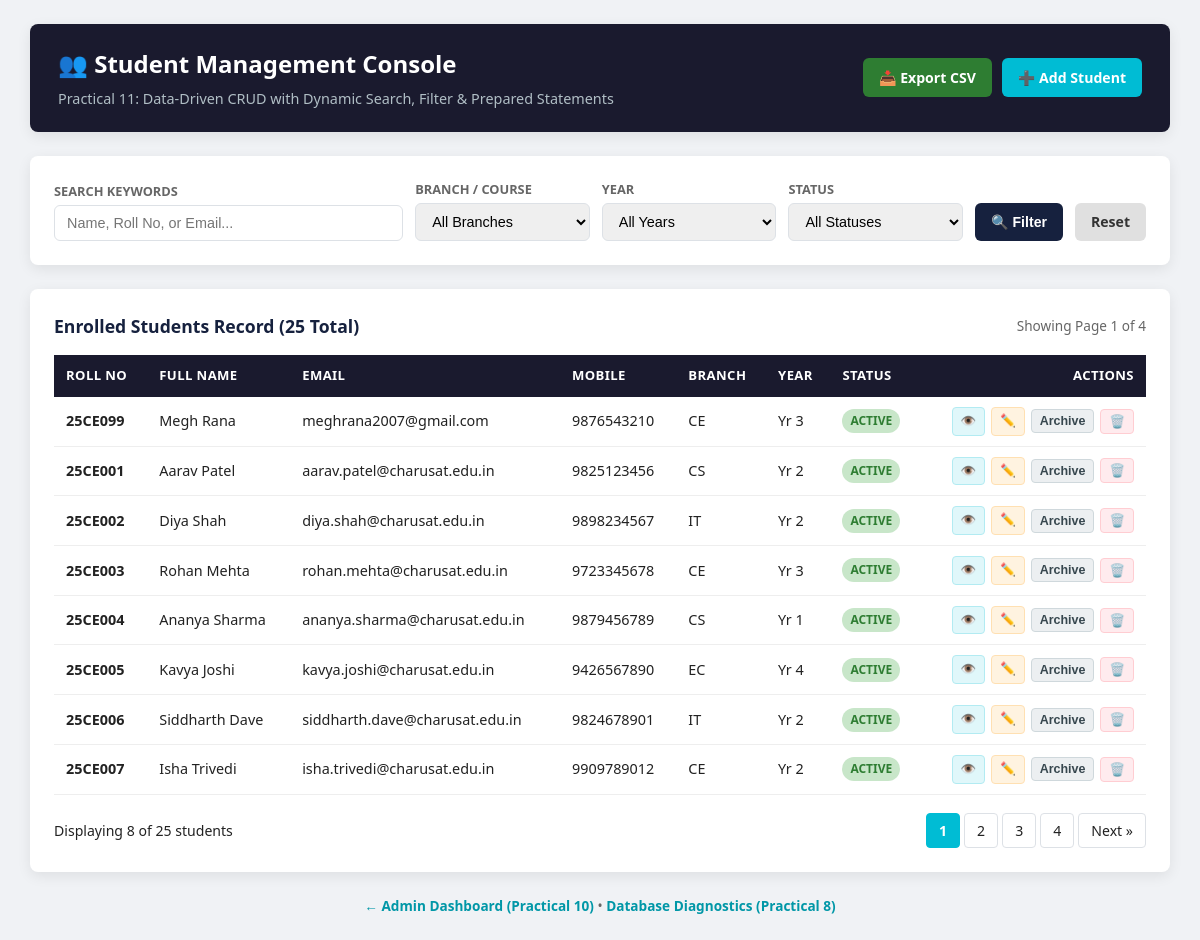
The page / on the database its author committed.
### tables this page shows
CREATE TABLE IF NOT EXISTS `students` (
  `id` INT AUTO_INCREMENT PRIMARY KEY,
  `roll_no` VARCHAR(20) NOT NULL UNIQUE,
  `fullname` VARCHAR(100) NOT NULL,
  `email` VARCHAR(100) NOT NULL UNIQUE,
  `mobile` VARCHAR(15) NOT NULL,
  `gender` ENUM('male', 'female', 'other') NOT NULL,
  `course` VARCHAR(50) NOT NULL,
  `year` TINYINT UNSIGNED NOT NULL,
  `status` ENUM('active', 'inactive') NOT NULL DEFAULT 'active',
  `created_at` TIMESTAMP DEFAULT CURRENT_TIMESTAMP,
  `updated_at` TIMESTAMP DEFAULT CURRENT_TIMESTAMP ON UPDATE CURRENT_TIMESTAMP,
  INDEX `idx_course_year` (`course`, `year`),
  INDEX `idx_status` (`status`)
);

### index.php (the view, shortened to what this page needs)
<?php
$search = trim($_GET['search'] ?? '');
$page   = max(1, (int)($_GET['page'] ?? 1));
$limit  = 8;
$offset = ($page - 1) * $limit;
$students = [];
$totalRows = 0;
$totalPages = 1;
try {
    $pdo = getDBConnection();
    $conditions = [];
    $params = [];
    $whereSql = !empty($conditions) ? "WHERE " . implode(" AND ", $conditions) : "";
    $countSql = "SELECT COUNT(*) FROM students {$whereSql}";
    $countStmt = $pdo->prepare($countSql);
    $countStmt->execute($params);
    $totalRows = (int)$countStmt->fetchColumn();
    $totalPages = max(1, ceil($totalRows / $limit));
    $sql = "SELECT id, roll_no, fullname, email, mobile, gender, course, year, status, created_at
            FROM students
            {$whereSql}
            ORDER BY id ASC
            LIMIT {$limit} OFFSET {$offset}";
    $stmt = $pdo->prepare($sql);
    $stmt->execute($params);
    $students = $stmt->fetchAll();
} catch (Exception $e) {
    error_log("[Practical-11 CRUD Error]: " . $e->getMessage());
    $dbError = $e->getMessage();
}
function buildQueryString(array $override = []): string {
    $current = $_GET;
    foreach ($override as $k => $v) {
        if ($v === null) {
            unset($current[$k]);
        } else {
            $current[$k] = $v;
        }
    }
    return http_build_query($current);
}
?>
<!DOCTYPE html>
<html lang="en">
<head>
</head>
<body>
    <div class="container">
        <header>
            <div>
                <h1>👥 Student Management Console</h1>
                <p>Practical 11: Data-Driven CRUD with Dynamic Search, Filter & Prepared Statements</p>
            </div>
            <div class="header-actions">
                <a href="export_csv.php?<?= htmlspecialchars(buildQueryString()) ?>" class="btn btn-export" title="Export current filtered view to CSV">
                    📥 Export CSV
                </a>
                <a href="add_student.php" class="btn btn-primary">
                    ➕ Add Student
                </a>
            </div>
        </header>
        <div class="card">
            <form method="GET" action="index.php" class="filter-form">
                <div class="form-group">
                    <label for="search">Search Keywords</label>
                    <input type="text" id="search" name="search" placeholder="Name, Roll No, or Email..." value="<?= htmlspecialchars($search) ?>">
                </div>
                <div class="form-group">
                    <label for="course">Branch / Course</label>
                    <select id="course" name="course">
                        <option value="">All Branches</option>
                    </select>
                </div>
                <div class="form-group">
                    <label for="year">Year</label>
                    <select id="year" name="year">
                        <option value="">All Years</option>
                    </select>
                </div>
                <div class="form-group">
                    <label for="status">Status</label>
                    <select id="status" name="status">
                        <option value="">All Statuses</option>
                    </select>
                </div>
                <button type="submit" class="btn btn-filter">🔍 Filter</button>
                <a href="index.php" class="btn btn-reset">Reset</a>
            </form>
        </div>
        <div class="card">
            <div style="display:flex; justify-content:space-between; align-items:center; margin-bottom:12px;">
                <h3 style="margin:0; font-size:1.1rem; color:var(--color-primary-lt);">
                    Enrolled Students Record (<?= $totalRows ?> Total)
                </h3>
                <span style="font-size:0.85rem; color:var(--color-muted);">
                    Showing Page <?= $page ?> of <?= $totalPages ?>
                </span>
            </div>
            <div class="table-responsive">
                <table>
                    <thead>
                        <tr>
                            <th>Roll No</th>
                            <th>Full Name</th>
                            <th>Email</th>
                            <th>Mobile</th>
                            <th>Branch</th>
                            <th>Year</th>
                            <th>Status</th>
                            <th style="text-align:right;">Actions</th>
                        </tr>
                    </thead>
                    <tbody>
                        <?php if (!empty($students)): ?>
                            <?php foreach ($students as $s): ?>
                            <tr>
                                <td><strong><?= htmlspecialchars($s['roll_no']) ?></strong></td>
                                <td><?= htmlspecialchars($s['fullname']) ?></td>
                                <td><?= htmlspecialchars($s['email']) ?></td>
                                <td><?= htmlspecialchars($s['mobile']) ?></td>
                                <td><?= htmlspecialchars(strtoupper(str_replace('btech-', '', $s['course']))) ?></td>
                                <td>Yr <?= htmlspecialchars((string)$s['year']) ?></td>
                                <td>
                                    <span class="badge <?= $s['status'] === 'active' ? 'badge-active' : 'badge-inactive' ?>">
                                        <?= htmlspecialchars(ucfirst($s['status'])) ?>
                                    </span>
                                </td>
                                <td style="text-align:right;">
                                    <div class="row-actions" style="justify-content: flex-end;">
                                        <a href="view_student.php?id=<?= $s['id'] ?>" class="btn-sm btn-view" title="View Student Profile">
                                            👁️
                                        </a>
                                        <a href="edit_student.php?id=<?= $s['id'] ?>" class="btn-sm btn-edit" title="Edit Student">
                                            ✏️
                                        </a>
                                        <?php if ($s['status'] === 'active'): ?>
                                            <form action="delete_student.php" method="POST" style="display:inline;" onsubmit="return confirm('Soft-delete this student (status will become Inactive)?');">
                                                <button type="submit" class="btn-sm btn-toggle" title="Soft Delete (Toggle to Inactive)">
                                                    Archive
                                                </button>
                                            </form>
                                        <?php endif; ?>
                                        <form action="delete_student.php" method="POST" style="display:inline;" onsubmit="return confirm('WARNING: Permanently delete student <?= htmlspecialchars($s['roll_no']) ?>? This cannot be undone.');">
                                            <button type="submit" class="btn-sm btn-del" title="Permanent Delete">
                                                🗑️
                                            </button>
                                        </form>
                                    </div>
                                </td>
                            </tr>
                            <?php endforeach; ?>
                        <?php endif; ?>
                    </tbody>
                </table>
            </div>
            <?php if ($totalPages > 1): ?>
            <div class="pagination-bar">
                <span>Displaying <?= count($students) ?> of <?= $totalRows ?> students</span>
                <div class="page-links">
                    <?php for ($i = 1; $i <= $totalPages; $i++): ?>
                        <a href="index.php?<?= htmlspecialchars(buildQueryString(['page' => $i])) ?>"
                           class="page-link <?= ($i === $page) ? 'active' : '' ?>">
                            <?= $i ?>
                        </a>
                    <?php endfor; ?>
                    <?php if ($page < $totalPages): ?>
                        <a href="index.php?<?= htmlspecialchars(buildQueryString(['page' => $page + 1])) ?>" class="page-link">Next &raquo;</a>
                    <?php endif; ?>
                </div>
            </div>
            <?php endif; ?>
        </div>
        <div style="text-align:center; margin-top:16px; font-size:0.85rem; color:var(--color-muted);">
            <a href="../Practical-10/dashboard_admin.php" style="color:var(--color-accent-dark); text-decoration:none; font-weight:600;">
                &larr; Admin Dashboard (Practical 10)
            </a> &bull;
            <a href="../Practical-08/test_connection.php" style="color:var(--color-accent-dark); text-decoration:none; font-weight:600;">
                Database Diagnostics (Practical 8)
            </a>
        </div>
    </div>
</body>
</html>

### index.php (style rules this page uses)
:root { --color-primary: #1a1a2e; --color-primary-lt: #16213e; --color-accent: #00bcd4; --color-accent-dark: #0097a7; --color-bg: #f0f2f5; --color-card: #ffffff; --color-text: #222222; --color-muted: #666666; --color-success: #2e7d32; --color-success-bg: #c8e6c9; --color-warning: #e65100; --color-warning-bg: #ffe0b2; --color-danger: #c62828; --color-danger-bg: #ffcdd2; --color-border: #dde1e6; --radius: 8px; --shadow: 0 4px 14px rgba(0,0,0,0.08); --font-sans: 'Segoe UI', Tahoma, Geneva, Verdana, sans-serif; }
* { box-sizing: border-box; }
body { font-family: var(--font-sans); background: var(--color-bg); color: var(--color-text); margin: 0; padding: 24px 16px; line-height: 1.5; }
.container { max-width: 1140px; margin: 0 auto; }
header { background: var(--color-primary); color: #fff; padding: 22px 28px; border-radius: var(--radius); box-shadow: var(--shadow); margin-bottom: 24px; display: flex; justify-content: space-between; align-items: center; flex-wrap: wrap; gap: 16px; }
header h1 { margin: 0 0 6px; font-size: 1.5rem; }
header p { margin: 0; color: #b0bec5; font-size: 0.9rem; }
.header-actions { display: flex; gap: 10px; }
.btn { display: inline-flex; align-items: center; gap: 6px; padding: 9px 16px; border-radius: 6px; font-weight: 600; font-size: 0.88rem; text-decoration: none; cursor: pointer; border: none; transition: background 0.2s; }
.btn-primary { background: var(--color-accent); color: #fff; }
.btn-export { background: #2e7d32; color: #fff; }
.card { background: var(--color-card); border-radius: var(--radius); padding: 24px; box-shadow: var(--shadow); margin-bottom: 24px; }
.filter-form { display: grid; grid-template-columns: 2fr 1fr 1fr 1fr auto auto; gap: 12px; align-items: end; }
.form-group { display: flex; flex-direction: column; gap: 4px; }
.form-group label { font-size: 0.8rem; font-weight: 600; color: var(--color-muted); text-transform: uppercase; }
input[type="text"], select { padding: 9px 12px; border: 1px solid var(--color-border); border-radius: 6px; font-size: 0.9rem; outline: none; }
.btn-filter { background: var(--color-primary-lt); color: #fff; height: 38px; }
.btn-reset { background: #e0e0e0; color: #333; height: 38px; }
.table-responsive { overflow-x: auto; margin-top: 16px; }
table { width: 100%; border-collapse: collapse; font-size: 0.9rem; }
thead { background: var(--color-primary); color: #fff; }
th { padding: 11px 12px; text-align: left; font-size: 0.82rem; text-transform: uppercase; letter-spacing: 0.4px; }
td { padding: 10px 12px; border-bottom: 1px solid #eee; vertical-align: middle; }
.badge { display: inline-block; padding: 3px 8px; border-radius: 12px; font-size: 0.75rem; font-weight: 600; text-transform: uppercase; }
.badge-active { background: var(--color-success-bg); color: var(--color-success); }
.row-actions { display: flex; gap: 6px; align-items: center; }
.btn-sm { padding: 4px 8px; font-size: 0.78rem; border-radius: 4px; font-weight: 600; text-decoration: none; display: inline-block; }
.btn-view { background: #e0f7fa; color: #00838f; border: 1px solid #b2ebf2; }
.btn-edit { background: #fff3e0; color: #e65100; border: 1px solid #ffe0b2; }
.btn-toggle { background: #eceff1; color: #37474f; border: 1px solid #cfd8dc; }
.btn-del { background: #ffebee; color: #c62828; border: 1px solid #ffcdd2; cursor: pointer; }
.pagination-bar { display: flex; justify-content: space-between; align-items: center; margin-top: 18px; flex-wrap: wrap; gap: 12px; font-size: 0.88rem; }
.page-links { display: flex; gap: 4px; }
.page-link { padding: 6px 12px; border: 1px solid var(--color-border); border-radius: 4px; color: var(--color-text); text-decoration: none; font-weight: 500; }
.page-link.active { background: var(--color-accent); color: #fff; border-color: var(--color-accent); font-weight: 700; }

### rows shown on the page
students: roll_no "25CE099", fullname "Megh Rana", email "meghrana2007@gmail.com", mobile "9876543210", course "CE", year "3", status "ACTIVE"
students: roll_no "25CE001", fullname "Aarav Patel", email "aarav.patel@charusat.edu.in", mobile "9825123456", course "CS", year "2", status "ACTIVE"
students: roll_no "25CE002", fullname "Diya Shah", email "diya.shah@charusat.edu.in", mobile "9898234567", course "IT", year "2", status "ACTIVE"
students: roll_no "25CE003", fullname "Rohan Mehta", email "rohan.mehta@charusat.edu.in", mobile "9723345678", course "CE", year "3", status "ACTIVE"
students: roll_no "25CE004", fullname "Ananya Sharma", email "ananya.sharma@charusat.edu.in", mobile "9879456789", course "CS", year "1", status "ACTIVE"
students: roll_no "25CE005", fullname "Kavya Joshi", email "kavya.joshi@charusat.edu.in", mobile "9426567890", course "EC", year "4", status "ACTIVE"
students: roll_no "25CE006", fullname "Siddharth Dave", email "siddharth.dave@charusat.edu.in", mobile "9824678901", course "IT", year "2", status "ACTIVE"
students: roll_no "25CE007", fullname "Isha Trivedi", email "isha.trivedi@charusat.edu.in", mobile "9909789012", course "CE", year "2", status "ACTIVE"

### other values the page prints
$totalRows "25"
$page "1"
$totalPages "4"
count($students) "8"
